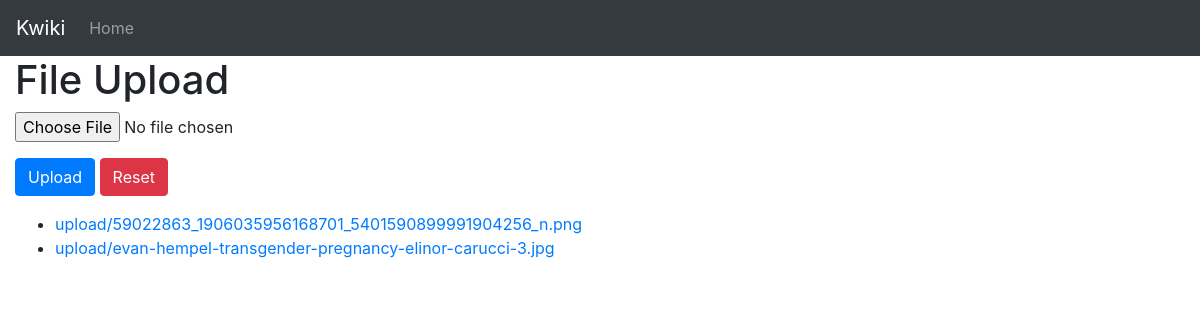
Screenshot of /wiki/upload/ with the database file from the repository.
### wiki/models.py (models this page shows, shortened)
class UserFileUpload(models.Model):
    upload = models.FileField(upload_to='upload/')

### wiki/views.py (the view)
# urls.py: path('upload/', views.upload_file, name='upload_page'),
def upload_file(request):
    context = {}
    if request.method == 'POST':
        form = UploadFileForm(request.POST, request.FILES)
        if form.is_valid():
            form.save()
    else:
        form = UploadFileForm()
    context['form'] = form
    context['files'] = UserFileUpload.objects.all().order_by('upload')
    return render(request, 'wiki/upload.html', context)

### wiki/forms.py
class UploadFileForm(ModelForm):
    class Meta:
        model = UserFileUpload
        fields = ['upload']

### wiki/templates/wiki/upload.html (shortened to what this page needs)
{% extends 'wiki/base.html'%}
{% load static %}
{% block content %}
<h1> File Upload</h1>
<section>
    <form method='POST' enctype='multipart/form-data' action="{% url 'wiki:upload_page' %}">
    <div class="form-group">
	    <div class="input-group input-file" name="file">
        {{form.upload}}
    </div>
         </div>
    <div class="form-group">
	    <input class="btn btn-primary" type='submit' value="Upload">
	    <button type="reset" class="btn btn-danger">Reset</button>
    </div>
    </form>
</section>
<section>
{% if files %}
    <ul>
    {% for file in files %}
    <li><a href="{{file.upload.url}}">{{file.upload.name}}</a></li>
    {% endfor %}
    </ul>
{% else %}
<p>No uploaded files</p>
{% endif %}
</section>
{% endblock %}

### wiki/static/wiki/styles.css (style rules this page uses)
body { background-color: aqua; }

### rows the page displays
UserFileUpload: upload.name "upload/59022863_1906035956168701_5401590899991904256_n.png"
UserFileUpload: upload.name "upload/evan-hempel-transgender-pregnancy-elinor-carucci-3.jpg"
